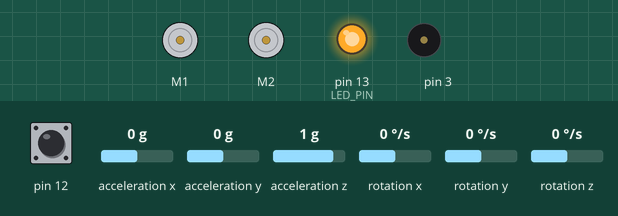
The sketch below on a simulated Arduino Uno, built with avr-gcc and run on an emulated ATmega328P. Shown: 2 × DC motor (green arrow = forward, orange = backward, longer = faster), output pins drawn as LEDs (lit = HIGH), buzzer (waves = sounding). Inputs (shaded band) come from the test bench; at power-on: pin 12 HIGH, acceleration x 0 g, acceleration y 0 g, acceleration z 1 g, rotation x 0 °/s, rotation y 0 °/s, rotation z 0 °/s.

Above: at 0.8 s.
0.9 s: pin 12 pulled LOW for 0.15 s
At 1.8 s:
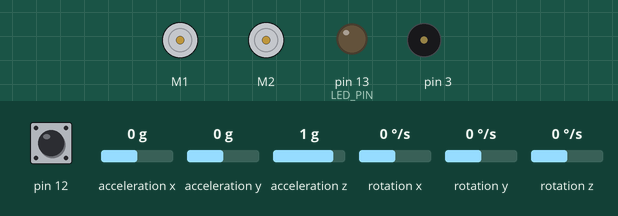
4.0 s: acceleration x set to -0.5 g
7.0 s: acceleration x set to -0.8 g
At 8.8 s:
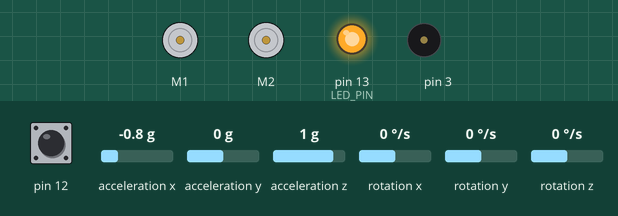
9.1 s: pin 12 pulled LOW for 1 s
At 10.7 s:
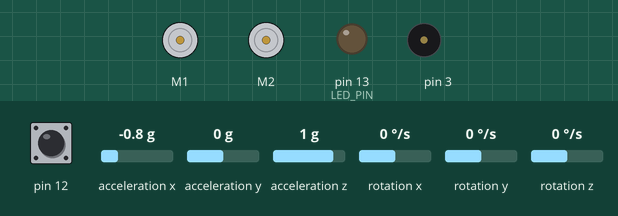
13.1 s: acceleration y set to -0.5 g
16.1 s: acceleration y set to -0.8 g
Timing chart, 0 to 18.6 s (numbered marks = the images above; inputs shaded):
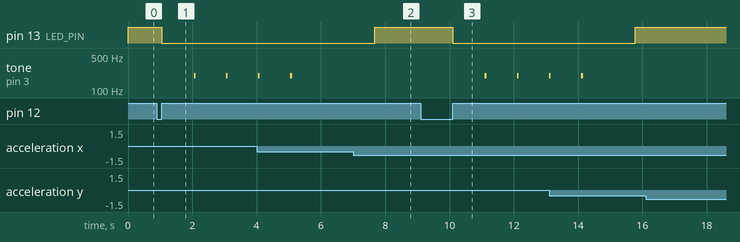

Measured:
- the behaviour switches between -0.6 and -0.7 g on acceleration x (found by bisection; images 1 and 2)
- after the input at 0.9 s, pin 13 (LED_PIN): HIGH → LOW after 0.15 s; tone on pin 3: alternates 195 Hz for 0.05 s and silent for 0.95 s, starting after 1.2 s
- after the input at 7.0 s, pin 13 (LED_PIN): LOW → HIGH after 0.67 s
- after the input at 9.1 s, pin 13 (LED_PIN): HIGH → LOW after 1.0 s; tone on pin 3: alternates 195 Hz for 0.05 s and silent for 0.95 s, starting after 2.0 s
- after the input at 16.1 s, every drawn part: stays the same

The sketch:

zumo_v3.ino
```cpp
#include <Wire.h>
#include <ZumoShield.h>
#define LED_PIN 13

Pushbutton button(ZUMO_BUTTON); // psuhbutton pin 12
ZumoMotors motors;
LSM303 compass; //compass.a.x (accel x) | compass.m.x (magnet x)
L3G gyro; // gyro.g.x = gyro angular vel x
// Sound Effects
ZumoBuzzer buzzer;
const char sound_effect[] PROGMEM = "O4 T100 V15 L4 MS g12>c12>e12>G6>E12 ML>G2"; // "charge" melody
// use V0 to suppress sound effect; v15 for max volume
bool finished_run = false;
int collision_cnt = 0;
bool charge = false;

void setup() {
  Wire.begin();
  pinMode(LED_PIN, OUTPUT);
  buzzer.playMode(PLAY_AUTOMATIC);
  waitForButtonAndCountDown(false);
  if (!compass.init())
  {
    while (1);
  }
  if (!gyro.init())
  {
    while (1);
  }
  compass.enableDefault();
  gyro.enableDefault();
}

void waitForButtonAndCountDown(bool restarting)
{
  digitalWrite(LED_PIN, HIGH);
  button.waitForButton();
  digitalWrite(LED_PIN, LOW);

  // play audible countdown
  for (int i = 0; i < 3; i++)
  {
    delay(1000);
    buzzer.playNote(NOTE_G(3), 50, 12);
  }
  delay(1000);
  buzzer.playNote(NOTE_G(3), 50, 12);
  //buzzer.playFromProgramSpace(sound_effect);
  delay(1000);
}

void loop() {
  static int set_speed;
  static int ax_last;
  static int ay_last;
  static int ax;
  static int ay;

  if (button.isPressed())
  {
    // if button is pressed, stop and wait for another press to go again
    motors.setSpeeds(0, 0);
    //    button.waitForRelease();
    waitForButtonAndCountDown(true);
    finished_run = false;
    collision_cnt = 0;
  }

  if (finished_run == false) {

    // Read Sensors
    compass.read();
    //
    ax = compass.a.x / 1000;
    ay = compass.a.y / 1000;

    //int dax = (ax - ax_last);
    //int day = (ay - ay_last );

    // impact threshold
    if (abs(ax) >= 10 || abs(ay) >= 10) {
      gyro.read();
      int current_ang = 0;
      current_ang += gyro.g.z / 1000;
      //select sector
      int target_ang = select_sector(ax, ay);
      tracking_turn(current_ang, target_ang);
      collision_cnt ++;
      if (collision_cnt == 5) {
        finished_run = true;
      }
    }

    /*
      if (ax <= -3) {//detect front collision and turn away from obstacle
      set_speed = 0;
      if (ay < 0) {
        turning(2600);
      }
      else {
        turning(-2600);
      }
      charge = false;
      collision_cnt ++;
      if (collision_cnt == 5) {
        finished_run = true;
      }
      }
      else if (ax >= 10) { //detect attack from back, turn around and charge
      if (ay < 0) {
        turning(3900);
      }
      else {
        turning(-3900);
      }
      charge = true;
      }
      else { // drive straight
      if (charge) {
        set_speed = 300;
      }
      else {
        set_speed = 150;
      }
      } */

  }
  else {
    drive(0);
    digitalWrite(LED_PIN, HIGH);
  }
  //ax_last = ax;
  //ay_last = ay;
  drive(set_speed);
  delay(10);
}

//select sector
int  select_sector(int ax, int ay) {
  int target_ang;
  int thresh = 10;
  if (ax <= -thresh && abs(ay) <= 4) { //front center
    //sector = 0;
    target_ang = 0;
  }
  else if (ax <= -thresh && ay >= thresh) { //front right
    //sector = 1;
    target_ang = 1300;
  }
  else if (abs(ax) <= 4 && ay >= thresh) { //center right
    //sector = 2;
    target_ang = 2600;
  }
  else if (ax >= thresh && ay >= thresh) { //rear right
    //sector = 3;
    target_ang = 3900;
  }
  else if (ax >= thresh && abs(ay) <= 4) { //rear center
    //sector = 4;
    target_ang = 5200;
  }
  else if (ax >= thresh && ay <= -thresh) { //rear left
    //sector = 5;
    target_ang = -3900;
  }
  else if (abs(ax) <= 4 && ay <= -thresh) { //center left
    //sector = 6;
    target_ang = -2600;
  }
  else if (ax <= -thresh && ay <= -thresh) { //front left
    //sector = 7;
    target_ang = -1300;
  }
  return target_ang;
}

// drive straight
void drive(int speed_set) {
  static int speed_actual;
  if (speed_actual < speed_set) {
    speed_actual += 10;
  }
  else if (speed_actual > speed_set) {
    speed_actual -= 10;
  }
  motors.setSpeeds(speed_actual, speed_actual);
}

// track turn
void tracking_turn(int current_ang, int target_ang) {
  int turn_speed = 200;
  while ( abs(current_ang - target_ang) > 5) { // turn slowest when close to target angle
    while (abs(current_ang - target_ang) > 200) { // turn slower nearing target angle
      while (abs(current_ang - target_ang) > 1000) { //turn fastest when target angle is >1000 away
        if (current_ang < target_ang) { // turn right
          motors.setSpeeds(turn_speed, -turn_speed);
        }
        else if (current_ang > target_ang) { // turn left
          motors.setSpeeds(-turn_speed, turn_speed);
        }
        gyro.read();
        current_ang = current_ang - gyro.g.z / 1000;
        delay(2);
      }
      if (current_ang < target_ang) { // turn right
        motors.setSpeeds(turn_speed / 2, -turn_speed / 2);
      }
      else if (current_ang > target_ang) { // turn left
        motors.setSpeeds(-turn_speed / 2, turn_speed / 2);
      }
      gyro.read();
      current_ang = current_ang - gyro.g.z / 1000;
      delay(2);
    }
    if (current_ang < target_ang) { // turn right
      motors.setSpeeds(turn_speed / 4, -turn_speed / 4);
    }
    else if (current_ang > target_ang) { // turn left
      motors.setSpeeds(-turn_speed / 4, turn_speed / 4);
    }
    gyro.read();
    current_ang = current_ang - gyro.g.z / 1000;
    delay(2);
  }
  delay(20);
  motors.setSpeeds(0, 0);
  delay(100);
}

// turn 2600~ +90deg
void turning(int target_ang) {
  motors.setSpeeds(-100, -100);
  delay(200);
  motors.setSpeeds(0, 0);
  delay(100);
  int current_ang = 0;
  int turn_speed = 200;
  while ( abs(current_ang - target_ang) > 5) { // turn slowest when close to target angle
    while (abs(current_ang - target_ang) > 200) { // turn slower nearing target angle
      while (abs(current_ang - target_ang) > 1000) { //turn fastest when target angle is >1000 away
        if (current_ang < target_ang) { // turn right
          motors.setSpeeds(turn_speed, -turn_speed);
        }
        else if (current_ang > target_ang) { // turn left
          motors.setSpeeds(-turn_speed, turn_speed);
        }
        gyro.read();
        current_ang = current_ang - gyro.g.z / 1000;
        delay(2);
      }
      if (current_ang < target_ang) { // turn right
        motors.setSpeeds(turn_speed / 2, -turn_speed / 2);
      }
      else if (current_ang > target_ang) { // turn left
        motors.setSpeeds(-turn_speed / 2, turn_speed / 2);
      }
      gyro.read();
      current_ang = current_ang - gyro.g.z / 1000;
      delay(2);
    }
    if (current_ang < target_ang) { // turn right
      motors.setSpeeds(turn_speed / 4, -turn_speed / 4);
    }
    else if (current_ang > target_ang) { // turn left
      motors.setSpeeds(-turn_speed / 4, turn_speed / 4);
    }
    gyro.read();
    current_ang = current_ang - gyro.g.z / 1000;
    delay(2);
  }
  delay(20);
  motors.setSpeeds(0, 0);
}
```
